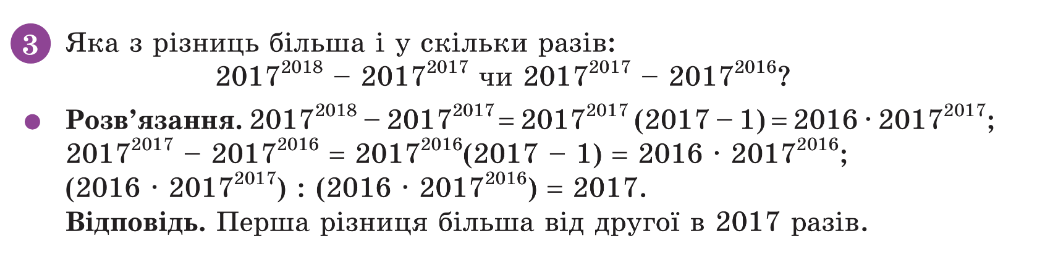
#> input picture dataset/1.png, 1056 x 258 px
$ python -i docvision.py   (imports and definitions only)
#> lines starting #> are read from the running program, lines starting #| are printed output that depends on the picture
import random
import numpy as np
import cv2
import matplotlib.pyplot as plt
from PIL import Image


def distort_cv2(image_path):
    """Applies a moderate scanned document effect—balancing distortion, noise, and readability."""
#> called with image_path = '../dataset/1.png'

    image = cv2.imread(image_path)
#> image is the input picture: shape (258, 1056, 3); mean B, G, R 238.2, 237.7, 238.3

    blurred = cv2.GaussianBlur(image, (3, 3), 0.5)

    rows, cols, _ = blurred.shape
#> rows = 258; cols = 1056
    distortion_range = random.uniform(2, 5)

    src_points = np.float32([[0, 0], [cols-1, 0], [0, rows-1], [cols-1, rows-1]])
    dst_points = np.float32([
        [distortion_range, distortion_range],
        [cols-distortion_range-1, distortion_range],
        [distortion_range, rows-distortion_range-1],
        [cols-distortion_range-1, rows-distortion_range-1]
    ])

    matrix = cv2.getPerspectiveTransform(src_points, dst_points)
    warped = cv2.warpPerspective(blurred, matrix, (cols, rows))
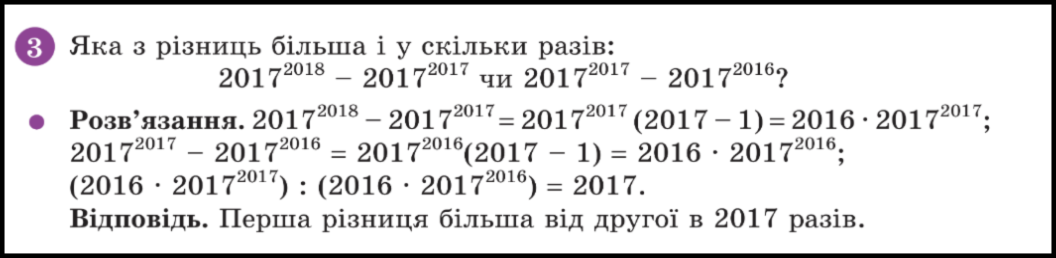
#> warped: shape (258, 1056, 3); mean B, G, R 227.8, 227.3, 227.9

    # add moderate noise (grain effect)
    noise_intensity = random.randint(3, 8)  # Lower noise strength
    noise = np.random.normal(0, noise_intensity, warped.shape).astype(np.uint8)
    noisy_image = cv2.addWeighted(warped, 0.98, noise, 0.02, 0)

    # local warping for an authentic scan effect
    map_x, map_y = np.meshgrid(np.arange(cols), np.arange(rows), indexing="xy")
    displacement = random.randint(1, 2)  # Moderate local distortion
    map_x = (map_x + np.sin(map_y / 60) * displacement).astype(np.float32)
    map_y = (map_y + np.sin(map_x / 60) * displacement).astype(np.float32)
    warped = cv2.remap(noisy_image, map_x, map_y, interpolation=cv2.INTER_LINEAR, borderMode=cv2.BORDER_REFLECT)
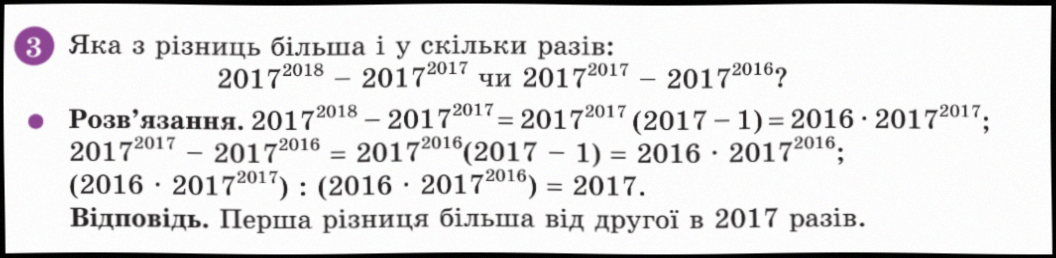
#> warped: shape (258, 1056, 3); mean B, G, R 225.5, 225, 225.6

    # [14 lines of commented-out code are left out]
    alpha = 1.08  # Slight contrast boost
    beta = 4  # Subtle brightness shift
    scanned_effect = cv2.convertScaleAbs(warped, alpha=alpha, beta=beta)

    cv2.imwrite(image_path, scanned_effect)

    return image_path


# [44 lines left out: function visualize_grounding, not called in this run]

>>> result = distort_cv2('../dataset/1.png')
